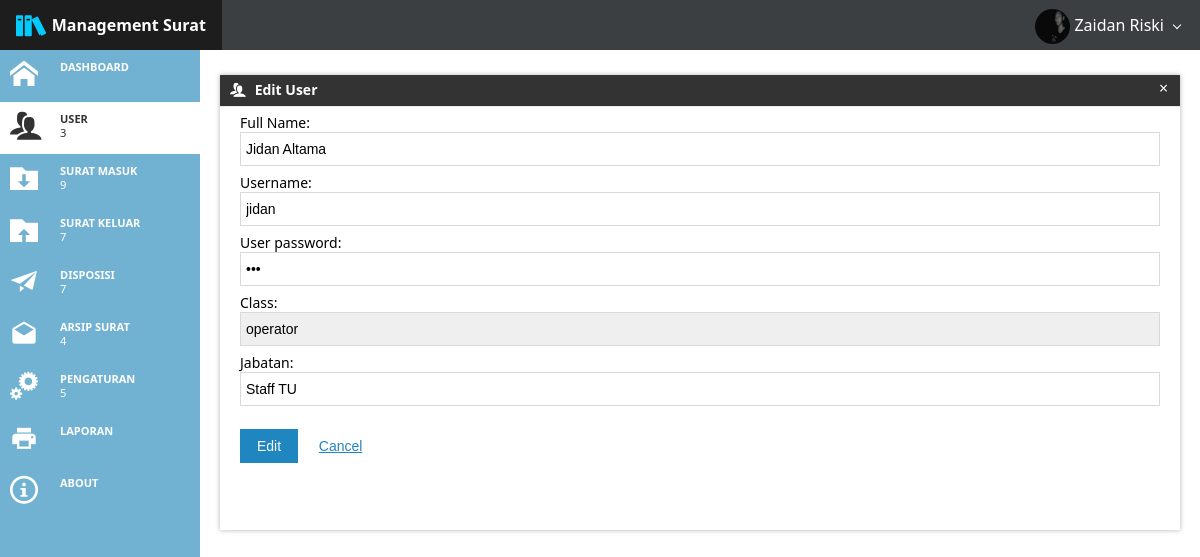
Screenshot of /edituser.php?id=US002 (signed in) with the database file from the repository.
### tables this page shows
CREATE TABLE IF NOT EXISTS `user` (
  `id` varchar(5) NOT NULL,
  `username` varchar(50) NOT NULL,
  `password` varchar(50) NOT NULL,
  `fullname` varchar(255) NOT NULL,
  `level` varchar(20) NOT NULL,
  `jabatan` varchar(255) NOT NULL,
  `picture` varchar(255) NOT NULL DEFAULT 'avatar.png'
);

### edituser.php (the view, shortened to what this page needs)
<html>
<head lang="en">
        <link href="css/metro.css" rel="stylesheet">
    <link href="css/metro-icons.css" rel="stylesheet">
    <link href="css/metro-responsive.css" rel="stylesheet">
    <link href="css/metro-schemes.css" rel="stylesheet">
    <link href="css/docs.css" rel="stylesheet">
</head>
<body>
<?php
                         $x = $_REQUEST['id'];
                            require_once('koneksi.php');
if(!isset($_SESSION['username'])) {
header("location:login.php"); }
else{
    $username = $_SESSION['username'];
}
$sql = "SELECT id, fullname, level, picture FROM user WHERE username = '$username'";
$result = mysqli_query($conn, $sql);
if (mysqli_num_rows($result) > 0) {
    while($row = mysqli_fetch_assoc($result)) {
        $fullname = $row["fullname"];
        $picture = $row["picture"];
    }
}
                        ?>
    <?php
    require_once("judul.php");
    ?>
    <div class="page-content">
        <div class="flex-grid no-responsive-future" style="height: 100%;">
            <div class="row" style="height: 100%">
                <?php
                require_once("sidebar.php");
                ?>
                <div class="cell auto-size padding20 no-padding-top bg-white container" id="cell-content div1">
                     <div class="window" style="margin-top:25px;">
                            <div class="window-caption bg-grayDark fg-white">
                                <span class="window-caption-icon"><span class="mif-users"></span></span>
                                <span class="window-caption-title">Edit User</span>
                                <a href="user.php"><span class="btn-close bg-grayDark fg-white"></span></a>
                            </div>
                            <?php
                           $sql = "SELECT id,username, fullname, level, password, jabatan FROM user WHERE id='$x'";
                            $result = mysqli_query($conn, $sql);
                            if ($result->num_rows > 0) {
                                 while($row = $result->fetch_assoc()) {
                            ?>
                            <div class="window-content bg-white padding20" style="height: auto;">
            <form method="post" action="<?php echo htmlspecialchars($_SERVER["PHP_SELF"]);?>"  data-role="validator" data-show-required-state="false" data-hint-mode="line" data-hint-background="bg-red" data-hint-color="fg-white" data-hide-error="3000">
            <div class="input-control text full-size" data-role="input">
                <label for="first">Full Name:</label>
                <input   data-validate-func="required" data-validate-hint="This field can not be empty"
                type="text" name="first" id="first" value="<?php echo $row["fullname"]?>">
            </div>
            <br />
            <br />
            <div class="input-control text full-size" data-role="input">
                <label for="user">Username:</label>
                <input data-validate-func="required" data-validate-hint="This field can not be empty"
                type="text" name="username1" id="user" value="<?php echo $row["username"]?>">
            </div>
            <br />
            <br />
            <div class="input-control password full-size" data-role="input">
                <label for="user_password">User password:</label>
                <input data-validate-func="required" data-validate-hint="This field can not be empty"
                type="password" name="user_password" id="user_password" value="<?php echo $row["password"]?>">
            </div>
            <br />
            <br />
            <div class="input-control select full-size">
                <label for="class">Class:</label>
                <select id="class" name="level1">
                    <option value="<?php echo $row["level"]?>"><?php echo $row["level"]?></option>
                </select>
            </div>
            <br />
            <br />
            <div class="input-control text full-size" data-role="input">
                <label for="jabatan">Jabatan:</label>
                <input data-validate-func="required" data-validate-hint="This field can not be empty"
                type="text" name="jabatan" id="jabatan" value="<?php echo $row["jabatan"]?>">
            </div>
            <br />
            <br />
            <div class="form-actions">
                <button type="submit" class="button primary">Edit</button>
                <a href=""><button type="button" class="button link">Cancel</button></a>
            </div>
        </form>
        <?php
        }
    }
            ?>
                                    <br />
                                    <br />
                            </div>
                        </div>
                </div>
            </div>
        </div>
    </div>
</body>
</html>

### judul.php (shortened to what this page needs)
<div class="app-bar fixed-top darcula" data-role="appbar" id="judul">
        <a class="app-bar-element branding" id="judul2"><span class="mif-books mif-2x fg-lighterBlue"></span> <b>Management Surat</b></a>
        <div class="app-bar-element place-right" id="judul2">
           <span class="dropdown-toggle"><img src="<?php echo "img/$picture"; ?>" id="gambarpp"> <?php echo $fullname;?></span>
        </div>
    </div>

### css/metro-responsive.css (style rules this page uses)
@media screen and (max-width: 1400px) { html { font-size: 110%; } }
@media screen and (max-width: 1200px) { html { font-size: 100%; } }

### css/metro-schemes.css (style rules this page uses)
.app-bar.darcula { background-color: #3c3f41; }
.app-bar.darcula .app-bar-element .dropdown-toggle:before, .app-bar.darcula .app-bar-menu li .dropdown-toggle:before { border-color: #ffffff; }

### css/docs.css (style rules this page uses)
.page-content { padding-top: 48px; }

### edituser.php (style rules this page uses)
html, body { height: 100%; }
body { background-color: #F0F0F0; }
.page-content { padding-top: 3.125rem; min-height: 100%; height: 100%; }

### judul.php (style rules this page uses)
#gambarpp { width: 35px; height: 35px; border-radius: 50%; margin: auto; }

### rows the page displays
user: picture (picture), fullname "Zaidan Riski"
user: first "Jidan Altama", username1 "jidan", level1 "operator", jabatan "Staff TU"

### other values shown
mysqli_num_rows($result) "3"
mysqli_num_rows($result) "9"
mysqli_num_rows($result) "7"
mysqli_num_rows($result) "4"
mysqli_num_rows($result) "5"
